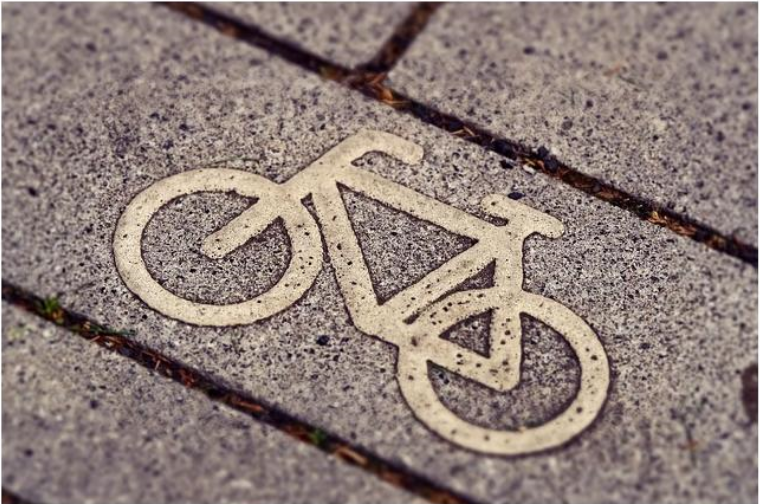
#> input picture resources/images/Imagens/colorida.jpg, 760 x 504 px, found by its file name
$ python hist_color.py
#> lines starting #> are read from the running program, lines starting #| are printed output that depends on the picture
# -*- coding: utf-8 -*-
"""
Created on Tue Nov  8 12:37:34 2022

@author: bernardogoltz
"""

import cv2 as cv
import matplotlib.pyplot as plt

path = 'C:/Users/angel/OneDrive/Documentos/computer-vision/Computer-Vision/resources/images/Imagens/colorida.jpg'
img = cv.imread(path)
#> img is the input picture: shape (504, 760, 3); mean B, G, R 121, 126.4, 142.4

azul, verde, vermelho = cv.split(img)
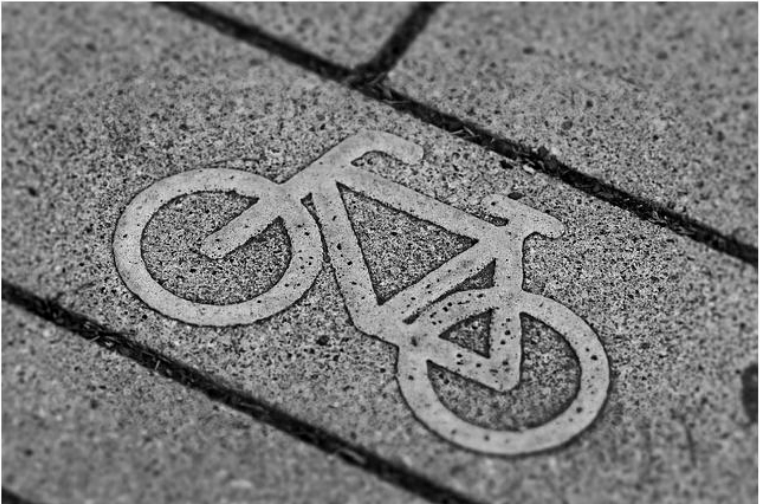
#> azul: shape (504, 760); min 0, max 255, mean 121
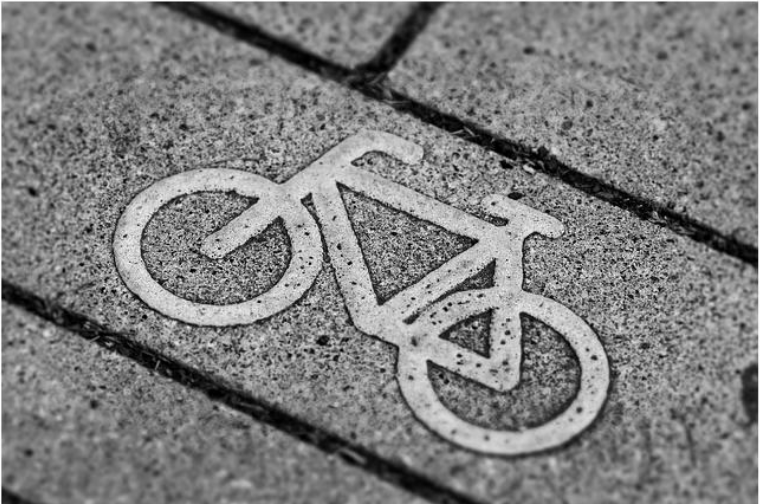
#> verde: shape (504, 760); min 0, max 255, mean 126.4
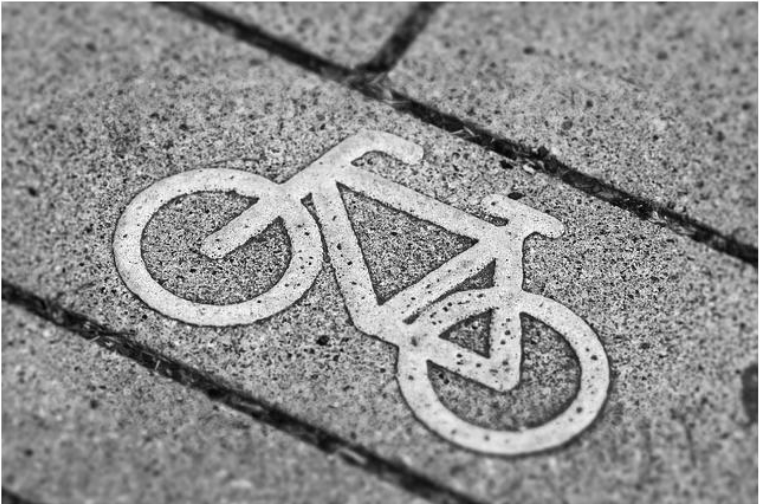
#> vermelho: shape (504, 760); min 3, max 255, mean 142.4

figure = plt.figure(figsize = (20,15))


axis_1 = figure.add_subplot(131)
axis_1.hist(azul.ravel(),256,[0,256])
plt.title("Histograma do canal azul")

axis_2 = figure.add_subplot(132)
axis_2.hist(verde.ravel(),256,[0,256])
plt.title("Histograma do canal verde")

axis_3 = figure.add_subplot(133)
axis_3.hist(vermelho.ravel(),256,[0,256])
plt.title("Histograma do canal vermelho")


plt.show()
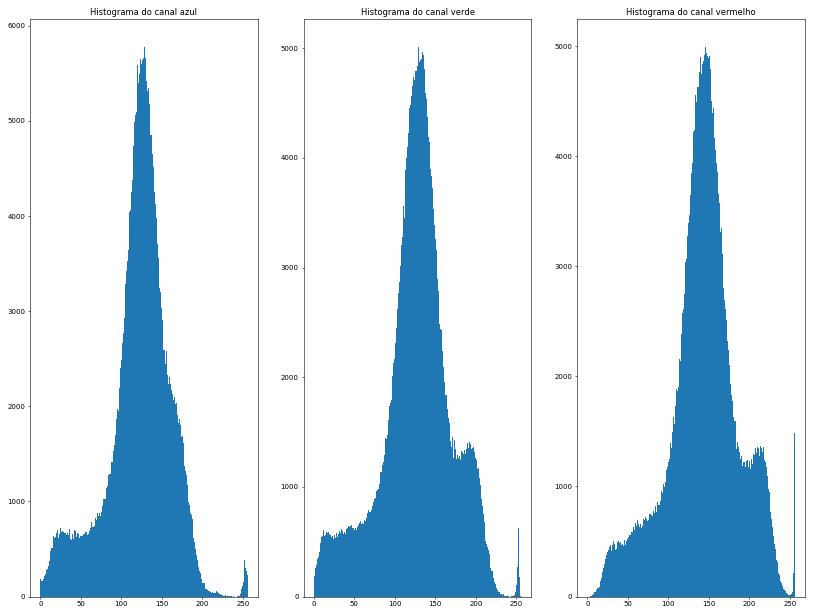
#> figure drawn by matplotlib, 3 panels; panel 1: tallest bar 5782 high, from x = 128 to 129; panel 2: tallest bar 5017 high, from x = 129 to 130; panel 3: tallest bar 4996 high, from x = 145 to 146
